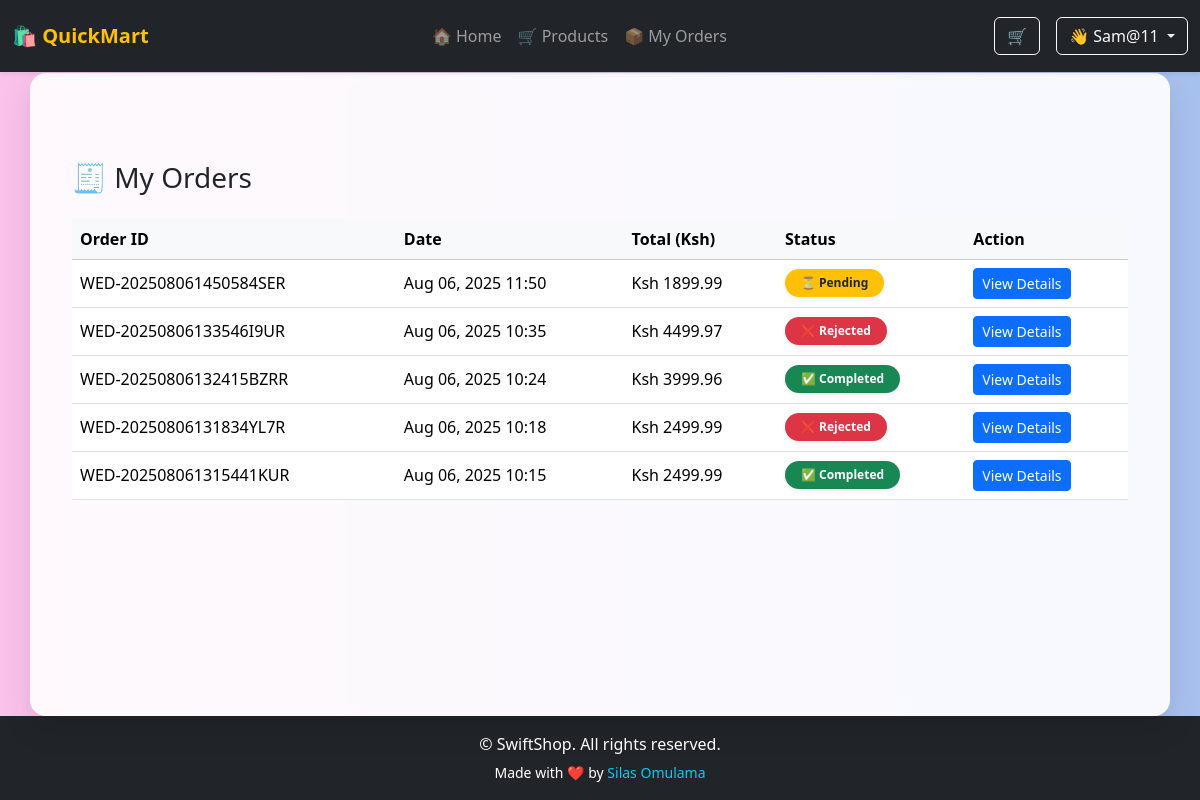
The app's page /orders/my-orders/ (signed in), older data.
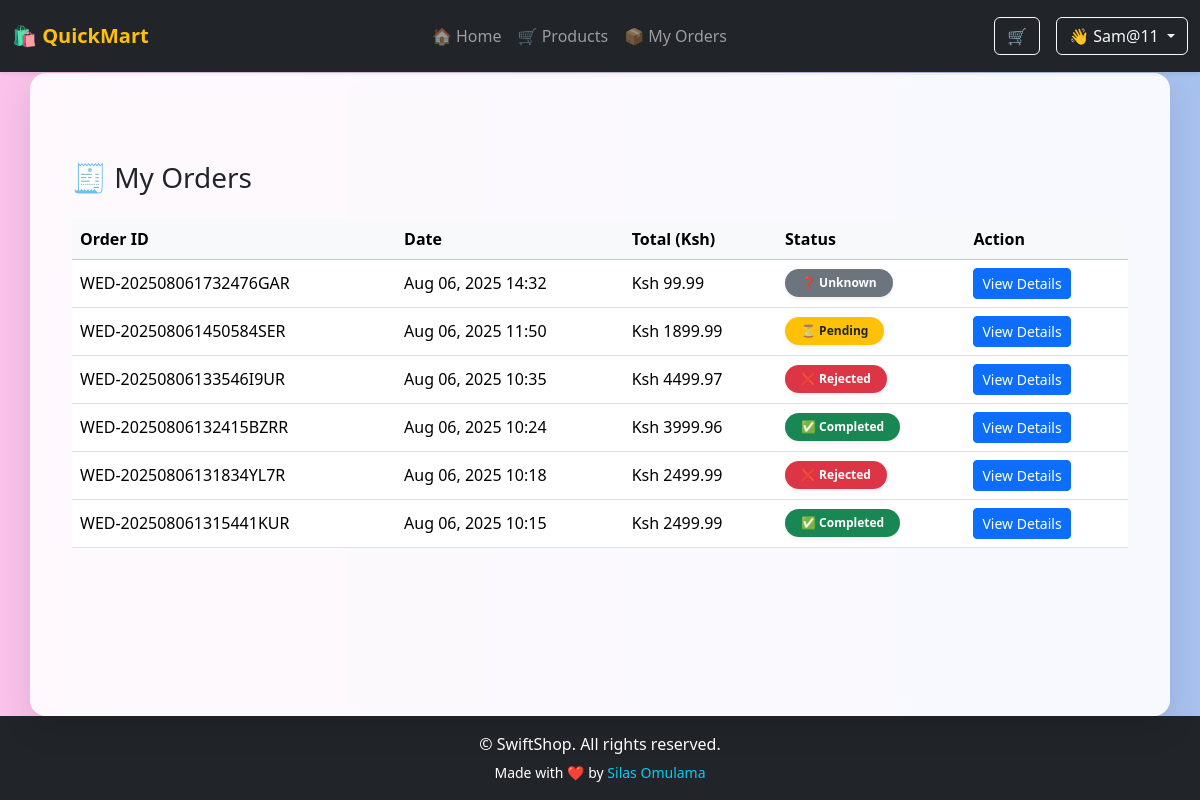
The same page, newer data.
### orders/models.py (models this page shows, shortened)
class Order(models.Model):
    STATUS_CHOICES = [
    ('pending', 'Pending'),
    ('approved', 'Approved'),
    ('rejected', 'Rejected'),
]
    user = models.ForeignKey(User, on_delete=models.CASCADE)
    total_price = models.DecimalField(max_digits=10, decimal_places=2, default=0)
    created_at = models.DateTimeField(auto_now_add=True)
    order_id = models.CharField(default=order_ID, max_length=30,unique=True)
    status = models.CharField(max_length=10, choices=STATUS_CHOICES, default='pending')

### orders/views.py (the view)
# urls.py: path('my-orders/', views.order_list, name='order_list'),
@login_required
def order_list(request):
    orders = Order.objects.filter(user=request.user).order_by('-created_at')
    return render(request, 'orders/order_list.html', {'orders': orders})

### cart/context_processors.py (called while the page is built)
def cart_item_count(request):
    cart = Cart(request)
    return {'cart_item_count': sum(item['quantity'] for item in cart.cart.values())}

### orders/templates/orders/order_list.html (shortened to what this page needs)
{% extends "main.html" %}
{% block content %}
<div class="container my-5">
  <h3 class="mb-4">🧾 My Orders</h3>
  {% if orders %}
  <div class="table-responsive">
    <table class="table table-hover align-middle">
      <thead class="table-light">
        <tr>
          <th>Order ID</th>
          <th>Date</th>
          <th>Total (Ksh)</th>
          <th>Status</th>
          <th>Action</th>
        </tr>
      </thead>
      <tbody>
        {% for order in orders %}
        <tr>
          <td>{{ order.order_id }}</td>
          <td>{{ order.created_at|date:"M d, Y H:i" }}</td>
          <td>Ksh {{ order.total_price|floatformat:2 }}</td>
          <td>
            {% if order.status == "completed" %}
            <span class="badge rounded-pill bg-success px-3 py-2 shadow-sm">
              ✅ Completed
            </span>
            {% elif order.status == "pending" or not order.status %}
            <span class="badge rounded-pill bg-warning text-dark px-3 py-2 shadow-sm">
              ⏳ Pending
            </span>
            {% elif order.status == "rejected" %}
            <span class="badge rounded-pill bg-danger px-3 py-2 shadow-sm">
              ❌ Rejected
            </span>
            {% else %}
            <span class="badge rounded-pill bg-secondary px-3 py-2 shadow-sm">
              ❓ Unknown
            </span>
            {% endif %}
          </td>
          <td>
            <a href="{% url 'order_detail' order.id %}" class="btn btn-sm btn-primary">
              View Details
            </a>
          </td>
        </tr>
        {% endfor %}
      </tbody>
    </table>
  </div>
  {% else %}
  <div class="alert alert-info">You have not placed any orders yet.</div>
  {% endif %}
</div>
{% endblock %}

### templates/main.html (shortened to what this page needs)
<!DOCTYPE html>
<html lang="en">
{% load static %}
<head>
  <link href="https://cdn.jsdelivr.net/npm/bootstrap@5.3.2/dist/css/bootstrap.min.css" rel="stylesheet">
</head>
<body>
  {% include "nav.html" %}
  <div class="main-content container">
    {% block content %}{% endblock %}
  </div>
  <footer class="bg-dark text-white text-center py-3 mt-auto">
    <div class="container">
      <p class="mb-1">© {{ now|date:"Y" }} SwiftShop. All rights reserved.</p>
      <small>
        Made with ❤️ by
        <a href="https://sites.google.com/view/silas-omulama/home" target="_blank"
          class="text-info text-decoration-none">Silas Omulama</a>
      </small>
    </div>
  </footer>
</body>
</html>

### templates/nav.html (shortened to what this page needs)
<nav class="navbar navbar-expand-lg navbar-dark bg-dark fixed-top shadow-sm py-3">
  <div class="container-fluid">
    <a class="navbar-brand fw-bold" href="{% url 'products_list' %}">
      <span class="text-warning">🛍️ QuickMart</span>
    </a>
    {% if request.user.is_authenticated and not request.user.is_staff %}
    <div class="collapse navbar-collapse justify-content-between" id="mainNavbar">
      <ul class="navbar-nav mx-auto mb-2 mb-lg-0 text-center">
        <li class="nav-item">
          <a class="nav-link {% if request.path == '/' %}active{% endif %}" href="{% url 'products_list' %}">🏠 Home</a>
        </li>
        <li class="nav-item">
          <a class="nav-link" href="{% url 'products_list' %}">🛒 Products</a>
        </li>
        <li class="nav-item">
          <a class="nav-link" href="{% url 'order_list' %}">📦 My Orders</a>
        </li>
      </ul>
      <div class="d-none d-lg-flex align-items-center gap-3">
        <a class="btn btn-outline-light position-relative" href="{% url 'cart_detail' %}">
          🛒
        </a>
        <div class="dropdown">
          <a class="btn btn-outline-light dropdown-toggle" href="#" id="userDropdownDesktop" data-bs-toggle="dropdown"
            aria-expanded="false">
            👋 {{ request.user.username }}
          </a>
        </div>
        {% elif request.user.is_authenticated and request.user.is_staff%}
        <a class="btn btn-outline-light dropdown-toggle" href="#" id="userDropdownDesktop" data-bs-toggle="dropdown"
          aria-expanded="false">
          👋 {{ request.user.username }}
        </a>
        {% else %}
        <a class="btn btn-outline-light" href="{% url 'login-user' %}">Login</a>
        <a class="btn btn-warning" href="{% url 'register' %}">Sign Up</a>
        {% endif %}
      </div>
    </div>
  </div>
</nav>

### templates/main.html (style rules this page uses)
html, body { height: 100%; margin: 0; font-family: 'Segoe UI', sans-serif; background: linear-gradient(to right, #fbc2eb, #a6c1ee); display: flex; flex-direction: column; }
.main-content { background: rgba(255, 255, 255, 0.9); border-radius: 16px; padding: 40px 30px; margin-top: 40px; box-shadow: 0 12px 32px rgba(0, 0, 0, 0.1); flex: 1 0 auto; backdrop-filter: blur(6px); }
footer { flex-shrink: 0; }

Row changes from the older to the newer data that the page shows:
added Order: order_id "WED-202508061732476GAR", created_at "Aug 06, 2025 14:32", total_price "99.99", status "❓ Unknown"
